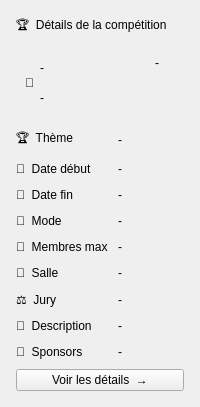
                        <widget class="QFrame" name="cardDetails">
                         <property name="card" stdset="0">
                          <bool>true</bool>
                         </property>
                         <layout class="QVBoxLayout" name="detailsLayout">
                          <property name="spacing">
                           <number>10</number>
                          </property>
                          <property name="leftMargin">
                           <number>16</number>
                          </property>
                          <property name="topMargin">
                           <number>16</number>
                          </property>
                          <property name="rightMargin">
                           <number>16</number>
                          </property>
                          <property name="bottomMargin">
                           <number>16</number>
                          </property>
                          <item>
                           <widget class="QLabel" name="lblDetails">
                            <property name="role" stdset="0">
                             <string notr="true">cardTitle</string>
                            </property>
                            <property name="text">
                             <string>🏆  Détails de la compétition</string>
                            </property>
                           </widget>
                          </item>
                          <item>
                           <widget class="QFrame" name="detailHead">
                            <layout class="QHBoxLayout" name="detailHeadLayout">
                             <item>
                              <widget class="QLabel" name="dIco">
                               <property name="text">
                                <string>🍃</string>
                               </property>
                              </widget>
                             </item>
                             <item>
                              <layout class="QVBoxLayout" name="detailNameLayout">
                               <item>
                                <widget class="QLabel" name="dNom">
                                 <property name="text">
                                  <string>-</string>
                                 </property>
                                </widget>
                               </item>
                               <item>
                                <widget class="QLabel" name="dId">
                                 <property name="text">
                                  <string>-</string>
                                 </property>
                                </widget>
                               </item>
                              </layout>
                             </item>
                             <item>
                              <spacer name="detailHeadSpacer">
                               <property name="orientation">
                                <enum>Qt::Horizontal</enum>
                               </property>
                               <property name="sizeHint" stdset="0">
                                <size>
                                 <width>40</width>
                                 <height>20</height>
                                </size>
                               </property>
                              </spacer>
                             </item>
                             <item>
                              <layout class="QVBoxLayout" name="detailBadgeLayout">
                               <item>
                                <widget class="QLabel" name="dBadge">
                                 <property name="text">
                                  <string>-</string>
                                 </property>
                                </widget>
                               </item>
                               <item>
                                <spacer name="detailBadgeSpacer">
                                 <property name="orientation">
                                  <enum>Qt::Vertical</enum>
                                 </property>
                                 <property name="sizeHint" stdset="0">
                                  <size>
                                   <width>20</width>
                                   <height>40</height>
                                  </size>
                                 </property>
                                </spacer>
                               </item>
                              </layout>
                             </item>
                            </layout>
                           </widget>
                          </item>
                          <item>
                           <layout class="QGridLayout" name="detailsGrid">
                            <property name="verticalSpacing">
                             <number>12</number>
                            </property>
                            <item row="0" column="0">
                             <widget class="QLabel" name="dThemeLabel">
                              <property name="text">
                               <string>🏆  Thème</string>
                              </property>
                             </widget>
                            </item>
                            <item row="0" column="1">
                             <widget class="QLabel" name="dTheme">
                              <property name="text">
                               <string>-</string>
                              </property>
                             </widget>
                            </item>
                            <item row="1" column="0">
                             <widget class="QLabel" name="dDebutLabel">
                              <property name="text">
                               <string>📅  Date début</string>
                              </property>
                             </widget>
                            </item>
                            <item row="1" column="1">
                             <widget class="QLabel" name="dDebut">
                              <property name="text">
                               <string>-</string>
                              </property>
                             </widget>
                            </item>
                            <item row="2" column="0">
                             <widget class="QLabel" name="dFinLabel">
                              <property name="text">
                               <string>📅  Date fin</string>
                              </property>
                             </widget>
                            </item>
                            <item row="2" column="1">
                             <widget class="QLabel" name="dFin">
                              <property name="text">
                               <string>-</string>
                              </property>
                             </widget>
                            </item>
                            <item row="3" column="0">
                             <widget class="QLabel" name="dModeLabel">
                              <property name="text">
                               <string>📍  Mode</string>
                              </property>
                             </widget>
                            </item>
                            <item row="3" column="1">
                             <widget class="QLabel" name="dMode">
                              <property name="text">
                               <string>-</string>
                              </property>
                             </widget>
                            </item>
                            <item row="4" column="0">
                             <widget class="QLabel" name="dMaxLabel">
                              <property name="text">
                               <string>👥  Membres max</string>
                              </property>
                             </widget>
                            </item>
                            <item row="4" column="1">
                             <widget class="QLabel" name="dMax">
                              <property name="text">
                               <string>-</string>
                              </property>
                             </widget>
                            </item>
                            <item row="5" column="0">
                             <widget class="QLabel" name="dSalleLabel">
                              <property name="text">
                               <string>🏫  Salle</string>
                              </property>
                             </widget>
                            </item>
                            <item row="5" column="1">
                             <widget class="QLabel" name="dSalle">
                              <property name="text">
                               <string>-</string>
                              </property>
                             </widget>
                            </item>
                            <item row="6" column="0">
                             <widget class="QLabel" name="dJuryLabel">
                              <property name="text">
                               <string>⚖️  Jury</string>
                              </property>
                             </widget>
                            </item>
                            <item row="6" column="1">
                             <widget class="QLabel" name="dJury">
                              <property name="text">
                               <string>-</string>
                              </property>
                              <property name="wordWrap">
                               <bool>true</bool>
                              </property>
                             </widget>
                            </item>
                            <item row="7" column="0">
                             <widget class="QLabel" name="dDescriptionLabel">
                              <property name="text">
                               <string>📝  Description</string>
                              </property>
                             </widget>
                            </item>
                            <item row="7" column="1">
                             <widget class="QLabel" name="dDescription">
                              <property name="text">
                               <string>-</string>
                              </property>
                              <property name="wordWrap">
                               <bool>true</bool>
                              </property>
                             </widget>
                            </item>
                            <item row="8" column="0">
                             <widget class="QLabel" name="dSponsorsLabel">
                              <property name="text">
                               <string>🤝  Sponsors</string>
                              </property>
                             </widget>
                            </item>
                            <item row="8" column="1">
                             <widget class="QLabel" name="dSponsors">
                              <property name="text">
                               <string>-</string>
                              </property>
                              <property name="wordWrap">
                               <bool>true</bool>
                              </property>
                             </widget>
                            </item>
                           </layout>
                          </item>
                          <item>
                           <widget class="QPushButton" name="btnDetails">
                            <property name="cursor">
                             <cursorShape>PointingHandCursor</cursorShape>
                            </property>
                            <property name="kind" stdset="0">
                             <string notr="true">primary</string>
                            </property>
                            <property name="text">
                             <string>Voir les détails  →</string>
                            </property>
                           </widget>
                          </item>
                         </layout>
                        </widget>
